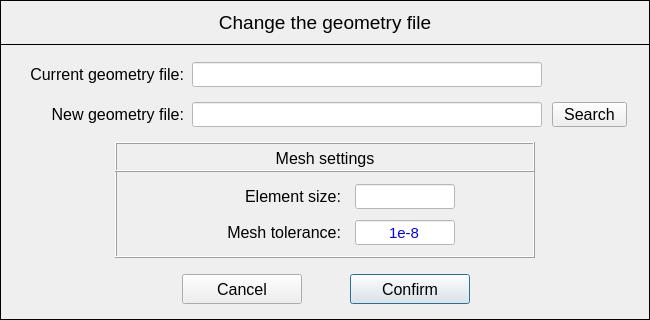
<?xml version="1.0" encoding="UTF-8"?>
<ui version="4.0">
 <class>Dialog</class>
 <widget class="QDialog" name="Dialog">
  <property name="geometry">
   <rect>
    <x>0</x>
    <y>0</y>
    <width>650</width>
    <height>320</height>
   </rect>
  </property>
  <property name="minimumSize">
   <size>
    <width>650</width>
    <height>320</height>
   </size>
  </property>
  <property name="maximumSize">
   <size>
    <width>650</width>
    <height>320</height>
   </size>
  </property>
  <property name="windowTitle">
   <string>Set Geometry File</string>
  </property>
  <widget class="QFrame" name="frame">
   <property name="geometry">
    <rect>
     <x>0</x>
     <y>0</y>
     <width>650</width>
     <height>320</height>
    </rect>
   </property>
   <property name="minimumSize">
    <size>
     <width>650</width>
     <height>320</height>
    </size>
   </property>
   <property name="maximumSize">
    <size>
     <width>650</width>
     <height>320</height>
    </size>
   </property>
   <property name="font">
    <font>
     <weight>50</weight>
     <italic>false</italic>
     <bold>false</bold>
    </font>
   </property>
   <property name="frameShape">
    <enum>QFrame::Box</enum>
   </property>
   <property name="frameShadow">
    <enum>QFrame::Plain</enum>
   </property>
   <property name="lineWidth">
    <number>1</number>
   </property>
   <widget class="QLabel" name="label">
    <property name="geometry">
     <rect>
      <x>0</x>
      <y>0</y>
      <width>650</width>
      <height>45</height>
     </rect>
    </property>
    <property name="minimumSize">
     <size>
      <width>650</width>
      <height>45</height>
     </size>
    </property>
    <property name="maximumSize">
     <size>
      <width>650</width>
      <height>45</height>
     </size>
    </property>
    <property name="font">
     <font>
      <pointsize>14</pointsize>
      <weight>50</weight>
      <italic>false</italic>
      <bold>false</bold>
     </font>
    </property>
    <property name="frameShape">
     <enum>QFrame::Box</enum>
    </property>
    <property name="text">
     <string>&lt;html&gt;&lt;head/&gt;&lt;body&gt;&lt;p align=&quot;center&quot;&gt;Change the geometry file&lt;/p&gt;&lt;/body&gt;&lt;/html&gt;</string>
    </property>
    <property name="alignment">
     <set>Qt::AlignCenter</set>
    </property>
   </widget>
   <widget class="QLabel" name="label_2">
    <property name="geometry">
     <rect>
      <x>14</x>
      <y>62</y>
      <width>170</width>
      <height>25</height>
     </rect>
    </property>
    <property name="minimumSize">
     <size>
      <width>170</width>
      <height>25</height>
     </size>
    </property>
    <property name="maximumSize">
     <size>
      <width>170</width>
      <height>25</height>
     </size>
    </property>
    <property name="font">
     <font>
      <pointsize>12</pointsize>
      <weight>50</weight>
      <italic>false</italic>
      <bold>false</bold>
     </font>
    </property>
    <property name="text">
     <string>&lt;html&gt;&lt;head/&gt;&lt;body&gt;&lt;p align=&quot;right&quot;&gt;Current geometry file:&lt;/p&gt;&lt;/body&gt;&lt;/html&gt;</string>
    </property>
    <property name="alignment">
     <set>Qt::AlignRight|Qt::AlignTrailing|Qt::AlignVCenter</set>
    </property>
   </widget>
   <widget class="QLineEdit" name="lineEdit_current_geometry_file_path">
    <property name="enabled">
     <bool>false</bool>
    </property>
    <property name="geometry">
     <rect>
      <x>192</x>
      <y>62</y>
      <width>350</width>
      <height>25</height>
     </rect>
    </property>
    <property name="minimumSize">
     <size>
      <width>350</width>
      <height>25</height>
     </size>
    </property>
    <property name="maximumSize">
     <size>
      <width>350</width>
      <height>25</height>
     </size>
    </property>
    <property name="font">
     <font>
      <pointsize>10</pointsize>
      <weight>50</weight>
      <italic>false</italic>
      <bold>false</bold>
     </font>
    </property>
    <property name="styleSheet">
     <string notr="true">color: rgb(0, 0, 0);
background-color: rgb(255, 255, 255);</string>
    </property>
    <property name="alignment">
     <set>Qt::AlignCenter</set>
    </property>
   </widget>
   <widget class="QToolButton" name="toolButton_search_new_geometry_file">
    <property name="geometry">
     <rect>
      <x>552</x>
      <y>102</y>
      <width>75</width>
      <height>25</height>
     </rect>
    </property>
    <property name="sizePolicy">
     <sizepolicy hsizetype="Expanding" vsizetype="Expanding">
      <horstretch>0</horstretch>
      <verstretch>0</verstretch>
     </sizepolicy>
    </property>
    <property name="minimumSize">
     <size>
      <width>75</width>
      <height>25</height>
     </size>
    </property>
    <property name="maximumSize">
     <size>
      <width>75</width>
      <height>25</height>
     </size>
    </property>
    <property name="sizeIncrement">
     <size>
      <width>0</width>
      <height>1</height>
     </size>
    </property>
    <property name="font">
     <font>
      <pointsize>12</pointsize>
      <weight>50</weight>
      <italic>false</italic>
      <bold>false</bold>
     </font>
    </property>
    <property name="text">
     <string>Search</string>
    </property>
   </widget>
   <widget class="QLineEdit" name="lineEdit_new_geometry_file_path">
    <property name="enabled">
     <bool>false</bool>
    </property>
    <property name="geometry">
     <rect>
      <x>192</x>
      <y>102</y>
      <width>350</width>
      <height>25</height>
     </rect>
    </property>
    <property name="minimumSize">
     <size>
      <width>350</width>
      <height>25</height>
     </size>
    </property>
    <property name="maximumSize">
     <size>
      <width>350</width>
      <height>25</height>
     </size>
    </property>
    <property name="font">
     <font>
      <pointsize>10</pointsize>
      <weight>50</weight>
      <italic>false</italic>
      <bold>false</bold>
     </font>
    </property>
    <property name="styleSheet">
     <string notr="true">color: rgb(0, 0, 255);
background-color: rgb(255, 255, 255);</string>
    </property>
    <property name="alignment">
     <set>Qt::AlignCenter</set>
    </property>
   </widget>
   <widget class="QLabel" name="label_3">
    <property name="geometry">
     <rect>
      <x>14</x>
      <y>102</y>
      <width>170</width>
      <height>25</height>
     </rect>
    </property>
    <property name="minimumSize">
     <size>
      <width>170</width>
      <height>25</height>
     </size>
    </property>
    <property name="maximumSize">
     <size>
      <width>170</width>
      <height>25</height>
     </size>
    </property>
    <property name="font">
     <font>
      <pointsize>12</pointsize>
      <weight>50</weight>
      <italic>false</italic>
      <bold>false</bold>
     </font>
    </property>
    <property name="text">
     <string>&lt;html&gt;&lt;head/&gt;&lt;body&gt;&lt;p align=&quot;right&quot;&gt;New geometry file:&lt;/p&gt;&lt;/body&gt;&lt;/html&gt;</string>
    </property>
    <property name="alignment">
     <set>Qt::AlignRight|Qt::AlignTrailing|Qt::AlignVCenter</set>
    </property>
   </widget>
   <widget class="QPushButton" name="pushButton_cancel">
    <property name="geometry">
     <rect>
      <x>182</x>
      <y>274</y>
      <width>120</width>
      <height>30</height>
     </rect>
    </property>
    <property name="minimumSize">
     <size>
      <width>120</width>
      <height>30</height>
     </size>
    </property>
    <property name="maximumSize">
     <size>
      <width>120</width>
      <height>30</height>
     </size>
    </property>
    <property name="font">
     <font>
      <pointsize>12</pointsize>
      <weight>50</weight>
      <italic>false</italic>
      <bold>false</bold>
     </font>
    </property>
    <property name="text">
     <string>Cancel</string>
    </property>
    <property name="autoDefault">
     <bool>false</bool>
    </property>
   </widget>
   <widget class="QPushButton" name="pushButton_confirm">
    <property name="geometry">
     <rect>
      <x>350</x>
      <y>274</y>
      <width>120</width>
      <height>30</height>
     </rect>
    </property>
    <property name="minimumSize">
     <size>
      <width>120</width>
      <height>30</height>
     </size>
    </property>
    <property name="maximumSize">
     <size>
      <width>120</width>
      <height>30</height>
     </size>
    </property>
    <property name="font">
     <font>
      <pointsize>12</pointsize>
      <weight>50</weight>
      <italic>false</italic>
      <bold>false</bold>
     </font>
    </property>
    <property name="text">
     <string>Confirm</string>
    </property>
    <property name="autoDefault">
     <bool>false</bool>
    </property>
    <property name="default">
     <bool>true</bool>
    </property>
   </widget>
   <widget class="QFrame" name="frame_2">
    <property name="geometry">
     <rect>
      <x>115</x>
      <y>170</y>
      <width>420</width>
      <height>88</height>
     </rect>
    </property>
    <property name="minimumSize">
     <size>
      <width>420</width>
      <height>88</height>
     </size>
    </property>
    <property name="maximumSize">
     <size>
      <width>420</width>
      <height>88</height>
     </size>
    </property>
    <property name="font">
     <font>
      <weight>50</weight>
      <italic>false</italic>
      <bold>false</bold>
     </font>
    </property>
    <property name="frameShape">
     <enum>QFrame::Box</enum>
    </property>
    <property name="frameShadow">
     <enum>QFrame::Raised</enum>
    </property>
    <widget class="QLineEdit" name="lineEdit_element_size">
     <property name="enabled">
      <bool>true</bool>
     </property>
     <property name="geometry">
      <rect>
       <x>240</x>
       <y>14</y>
       <width>100</width>
       <height>25</height>
      </rect>
     </property>
     <property name="minimumSize">
      <size>
       <width>100</width>
       <height>25</height>
      </size>
     </property>
     <property name="maximumSize">
      <size>
       <width>100</width>
       <height>25</height>
      </size>
     </property>
     <property name="font">
      <font>
       <pointsize>11</pointsize>
       <weight>50</weight>
       <italic>false</italic>
       <bold>false</bold>
      </font>
     </property>
     <property name="styleSheet">
      <string notr="true">background-color: rgb(255, 255, 255);
color: rgb(0, 0, 255);</string>
     </property>
     <property name="alignment">
      <set>Qt::AlignCenter</set>
     </property>
    </widget>
    <widget class="QLabel" name="label_4">
     <property name="geometry">
      <rect>
       <x>76</x>
       <y>14</y>
       <width>150</width>
       <height>25</height>
      </rect>
     </property>
     <property name="minimumSize">
      <size>
       <width>150</width>
       <height>25</height>
      </size>
     </property>
     <property name="maximumSize">
      <size>
       <width>150</width>
       <height>25</height>
      </size>
     </property>
     <property name="font">
      <font>
       <pointsize>12</pointsize>
       <weight>50</weight>
       <italic>false</italic>
       <bold>false</bold>
      </font>
     </property>
     <property name="text">
      <string>&lt;html&gt;&lt;head/&gt;&lt;body&gt;&lt;p align=&quot;right&quot;&gt;Element size:&lt;/p&gt;&lt;/body&gt;&lt;/html&gt;</string>
     </property>
     <property name="alignment">
      <set>Qt::AlignRight|Qt::AlignTrailing|Qt::AlignVCenter</set>
     </property>
    </widget>
    <widget class="QLineEdit" name="lineEdit_geometry_tolerance">
     <property name="enabled">
      <bool>true</bool>
     </property>
     <property name="geometry">
      <rect>
       <x>240</x>
       <y>50</y>
       <width>100</width>
       <height>25</height>
      </rect>
     </property>
     <property name="minimumSize">
      <size>
       <width>100</width>
       <height>25</height>
      </size>
     </property>
     <property name="maximumSize">
      <size>
       <width>100</width>
       <height>25</height>
      </size>
     </property>
     <property name="font">
      <font>
       <pointsize>11</pointsize>
       <weight>50</weight>
       <italic>false</italic>
       <bold>false</bold>
      </font>
     </property>
     <property name="styleSheet">
      <string notr="true">background-color: rgb(255, 255, 255);
color: rgb(0, 0, 255);</string>
     </property>
     <property name="text">
      <string>1e-8</string>
     </property>
     <property name="alignment">
      <set>Qt::AlignCenter</set>
     </property>
    </widget>
    <widget class="QLabel" name="label_6">
     <property name="geometry">
      <rect>
       <x>76</x>
       <y>50</y>
       <width>150</width>
       <height>25</height>
      </rect>
     </property>
     <property name="minimumSize">
      <size>
       <width>150</width>
       <height>25</height>
      </size>
     </property>
     <property name="maximumSize">
      <size>
       <width>150</width>
       <height>25</height>
      </size>
     </property>
     <property name="font">
      <font>
       <pointsize>12</pointsize>
       <weight>50</weight>
       <italic>false</italic>
       <bold>false</bold>
      </font>
     </property>
     <property name="text">
      <string>&lt;html&gt;&lt;head/&gt;&lt;body&gt;&lt;p align=&quot;right&quot;&gt;Mesh tolerance:&lt;/p&gt;&lt;/body&gt;&lt;/html&gt;</string>
     </property>
     <property name="alignment">
      <set>Qt::AlignRight|Qt::AlignTrailing|Qt::AlignVCenter</set>
     </property>
    </widget>
   </widget>
   <widget class="QFrame" name="frame_3">
    <property name="geometry">
     <rect>
      <x>115</x>
      <y>142</y>
      <width>420</width>
      <height>30</height>
     </rect>
    </property>
    <property name="minimumSize">
     <size>
      <width>420</width>
      <height>30</height>
     </size>
    </property>
    <property name="maximumSize">
     <size>
      <width>420</width>
      <height>30</height>
     </size>
    </property>
    <property name="font">
     <font>
      <weight>50</weight>
      <italic>false</italic>
      <bold>false</bold>
     </font>
    </property>
    <property name="frameShape">
     <enum>QFrame::Box</enum>
    </property>
    <property name="frameShadow">
     <enum>QFrame::Raised</enum>
    </property>
    <widget class="QLabel" name="label_7">
     <property name="geometry">
      <rect>
       <x>125</x>
       <y>4</y>
       <width>170</width>
       <height>25</height>
      </rect>
     </property>
     <property name="minimumSize">
      <size>
       <width>170</width>
       <height>25</height>
      </size>
     </property>
     <property name="maximumSize">
      <size>
       <width>170</width>
       <height>25</height>
      </size>
     </property>
     <property name="font">
      <font>
       <pointsize>12</pointsize>
       <weight>50</weight>
       <italic>false</italic>
       <bold>false</bold>
      </font>
     </property>
     <property name="text">
      <string>&lt;html&gt;&lt;head/&gt;&lt;body&gt;&lt;p align=&quot;center&quot;&gt;Mesh settings&lt;/p&gt;&lt;/body&gt;&lt;/html&gt;</string>
     </property>
     <property name="alignment">
      <set>Qt::AlignRight|Qt::AlignTrailing|Qt::AlignVCenter</set>
     </property>
    </widget>
   </widget>
  </widget>
 </widget>
 <tabstops>
  <tabstop>lineEdit_current_geometry_file_path</tabstop>
  <tabstop>lineEdit_new_geometry_file_path</tabstop>
  <tabstop>toolButton_search_new_geometry_file</tabstop>
  <tabstop>lineEdit_element_size</tabstop>
  <tabstop>lineEdit_geometry_tolerance</tabstop>
  <tabstop>pushButton_cancel</tabstop>
  <tabstop>pushButton_confirm</tabstop>
 </tabstops>
 <resources/>
 <connections/>
</ui>
